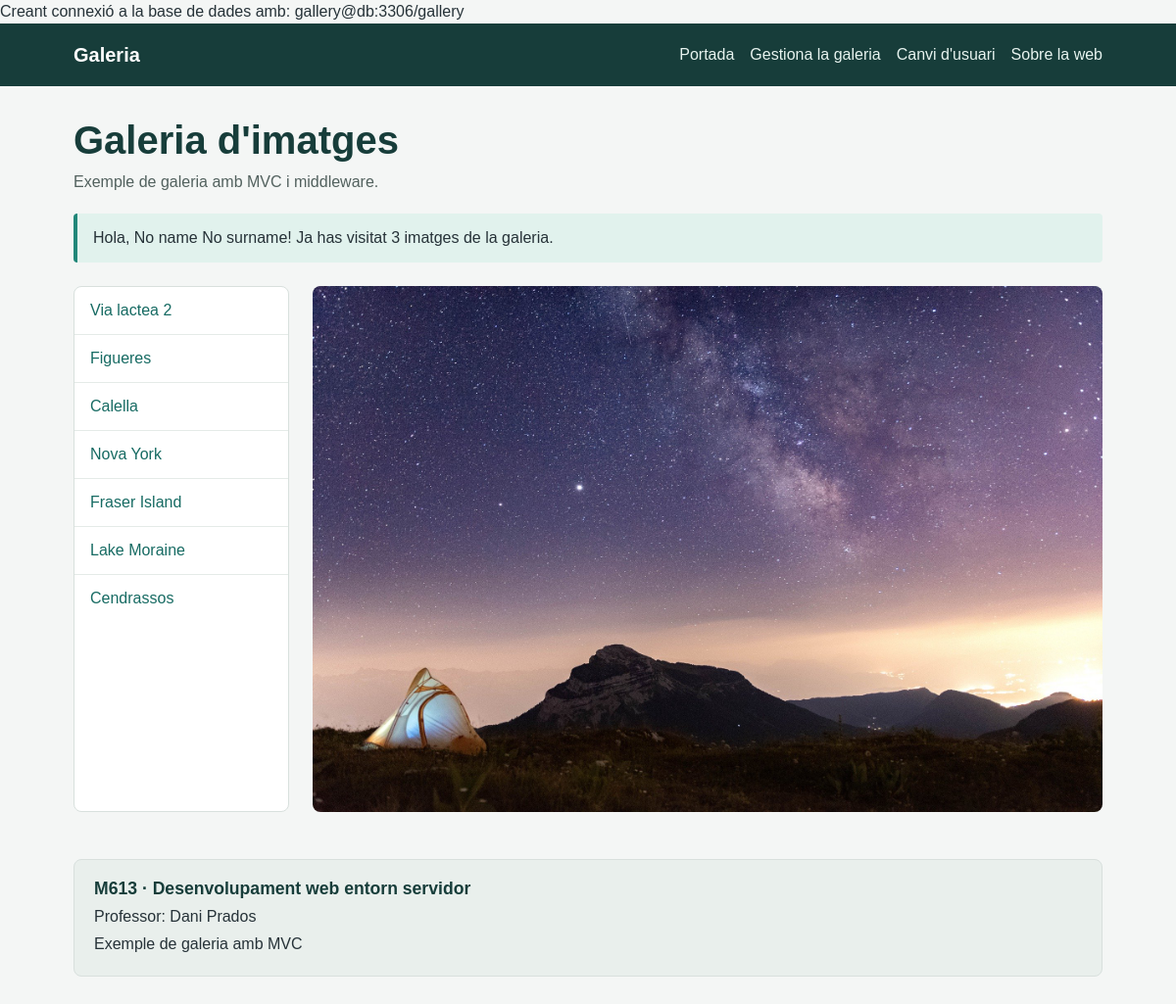
/gallery/public/index.php, run on the app's committed database.
### tables this page shows
CREATE TABLE `images` (
  `id` int NOT NULL AUTO_INCREMENT,
  `url` varchar(255) NOT NULL,
  `title` varchar(512) NOT NULL,
  `description` text NOT NULL,
  PRIMARY KEY (`id`)
);

### gallery/src/Emeset/Container.php (called while the page is built, shortened)
<?php
class Container
{
    public function __construct(array $config)
    {
        $this->config = $config;
    }
}

### gallery/public/index.php (called while the page is built, shortened)
<?php
 include "../src/controllers/ctrlIndex.php";
 include "../src/Models/Db.php";
 include "../src/Models/Images.php";
 include "../src/Emeset/Container.php";
 include "../src/Emeset/Request.php";
 include "../src/Emeset/Response.php";
 include "../src/Container.php";
 $request = new \Emeset\Request();
 $response = new \Emeset\Response();
 $container = new Container($config);
 $r = $request->get("INPUT_REQUEST", "r") ?? '';
 if($r == "do-login") {
     $response = ctrlDoLogin($request, $response, $container);
 } elseif($r == "login") {
     $response = ctrlLogin($request, $response, $container);
 } else if($r == "gallery-admin") {
     $response = ctrlGalleryAdmin($request, $response, $container);
 } else if($r == "image-new") {
     $response = ctrlImageNew($request, $response, $container);
 } else if($r == "image-edit") {
     $response = ctrlImageEdit($request, $response, $container);
 } else if($r == "image-delete") {
     $response = ctrlImageDelete($request, $response, $container);
 } else if($r == "image-store") {
     $response = ctrlImageStore($request, $response, $container);
 } else if($r == "image-update") {
     $response = ctrlImageUpdate($request, $response, $container);
 }  else if($r == "about") {
     $response = ctrlAbout($request, $response, $container);
 }  else if($r == "") {
     $response = ctrlIndex($request, $response, $container);
 }  else {
     echo "No existeix la ruta";
 }
 $response->execute();

### gallery/src/Emeset/Request.php (called while the page is built, shortened)
<?php
class Request
{
    public function get(int|string $input, string $id, int|string $filter = "FILTER_SANITIZE_STRING", int|array $options = 0): mixed
    {
        $result = false;
        if ($input === 'SESSION') {
            $result = null;
        } elseif ($input === 'FILES') {
            $result = null;
            if (isset($_FILES[$id])) {
                $result = $_FILES[$id];
            }
        } elseif ($input === "INPUT_REQUEST") {
            $result = null;
        } else {
            if ($filter == "FILTER_SANITIZE_STRING") {
                $result = filter_input($input, $id, FILTER_DEFAULT, $options);
            } else {
                $result = filter_input($input, $id, $filter, $options);
            }
        }
        return $result;
    }
}

### gallery/src/controllers/ctrlIndex.php (called while the page is built)
<?php
function ctrlIndex(\Emeset\Request $request, \Emeset\Response $response, Container $container): \Emeset\Response{
    $imagesModel = $container->Images();
    $images = $imagesModel->get();
    $name = $request->get("SESSION", "name") ?? "No name";
    $surname = $request->get("SESSION", "surname") ?? "No surname";
    $id = $request->get(INPUT_GET, "image") ?? false;
    if($id !== false){
        $current = $imagesModel->getById($id);
    } else {
        $current = $images[0];
    }
    $response->set("images", $images);
    $response->set("currentImage", $current);
    $response->set("name", $name);
    $response->set("surname", $surname);
    $response->setTemplate("home.php");
    return $response;
}

### gallery/src/Models/Db.php (called while the page is built, shortened)
<?php
class Db {
    private \PDO $db;
    public function __construct($user, $password, $dbName, $host = '127.0.0.1', $port = 3306)
    {
        $dsn = "mysql:dbname=$dbName;host=$host;port=$port";
        try {
            $this->db = new \PDO($dsn, $user, $password);
        } catch (\PDOException $e) {
            echo $dsn;
            die('Ha fallat la connexió: ' . $e->getMessage());
        }
    }
    public function getDb() : \PDO
    {
        return $this->db;
    }
}

### gallery/src/Models/Images.php (called while the page is built, shortened)
<?php
class Images
{
    public \PDO $sql;
    public function __construct(Db $db)
    {
        $this->sql = $db->getDb();
    }
    public function get(): array
    {
        $query = 'select id, url, title from images';
        $result = [];
        foreach ($this->sql->query($query, \PDO::FETCH_ASSOC) as $link) {
            $result[] = $link;
        }
        return $result;
    }
}

### gallery/src/views/home.php (the view, shortened to what this page needs)
<!doctype html>
<html lang="ca">
<head>
  <link rel="stylesheet" href="css/styles.css">
</head>
<body>
  <?php include "components/header.php"; ?>
  <main class="container">
    <h1 class="page-heading">Galeria d'imatges</h1>
    <p class="intro">Exemple de galeria amb MVC i middleware.</p>
    <p class="notice">Hola, <?= $name ?> <?= $surname ?>! Ja has visitat 3 imatges de la galeria.</p>
    <section class="gallery-layout" aria-label="Galeria">
      <nav class="image-list" aria-label="Selecciona una imatge">
        <?php foreach($images as $key => $image) { ?>
        <a href="index.php?image=<?= $image["id"] ?>"><?= $image["title"] ?></a>
        <?php } ?>
      </nav>
      <div>
        <img class="featured-image" src="img/<?= $currentImage["url"] ?>" alt="<?= $currentImage["title"] ?>">
      </div>
    </section>
  </main>
  <footer class="site-footer">
    <div class="footer-card">
      <h2>M613 · Desenvolupament web entorn servidor</h2>
      <p>Professor: Dani Prados</p>
      <p>Exemple de galeria amb MVC</p>
    </div>
  </footer>
</body>
</html>

### gallery/src/Container.php (shortened to what this page needs)
<?php
class Container extends \Emeset\Container {
    private $db;
    public function __construct($config)
    {
        echo "Creant connexió a la base de dades amb: " . $this->config["db"]["user"] . "@" . $this->config["db"]["host"] . ":" . $this->config["db"]["port"] . "/" . $this->config["db"]["dbname"] . "\n";
        $this->db = $this->Db();
    }
    public function Images() : \Models\Images
    {
        return new \Models\Images($this->db);
    }
    public function Db() : \Models\Db
    {
        return new \Models\Db(
            $this->config["db"]["user"],
            $this->config["db"]["password"],
            $this->config["db"]["dbname"],
            $this->config["db"]["host"],
            $this->config["db"]["port"]
        );
    }
}

### gallery/src/Emeset/Response.php (shortened to what this page needs)
<?php
class Response
{
    public array $values = [];
    public string $path;
    public ?string $template = null;
    public bool $redirect = false;
    public bool $json = false;
    public function __construct(string $path = "../src/views/")
    {
        $this->path = $path;
    }
    public function set(string $id, mixed $value): void
    {
        $this->values[$id] = $value;
    }
    public function setTemplate(string $p): void
    {
        $this->template = $p;
    }
    public function execute(): void
    {
        if ($this->redirect) {
        } elseif ($this->json) {
            echo json_encode($this->values);
        } else {
            include $this->path . $this->template;
        }
    }
}

### gallery/src/views/components/header.php
<header class="site-header">
    <nav class="navigation" aria-label="Navegació principal">
      <a class="brand" href="index.php">Galeria</a>
      <ul>
        <li><a href="index.php">Portada</a></li>
        <li><a href="index.php?r=gallery-admin">Gestiona la galeria</a></li>
        <li><a href="index.php?r=login">Canvi d'usuari</a></li>
        <li><a href="index.php?r=about">Sobre la web</a></li>
      </ul>
    </nav>
  </header>

### gallery/public/css/styles.css (style rules this page uses)
:root { font-family: Arial, Helvetica, sans-serif; color: #263238; background: #f4f6f5; }
* { box-sizing: border-box; }
body { margin: 0; line-height: 1.5; }
a { color: #176b63; }
.site-header { background: #173d3a; color: #fff; }
.navigation, .container { width: min(100% - 2rem, 1050px); margin: 0 auto; }
.navigation { display: flex; align-items: center; justify-content: space-between; gap: 1rem; min-height: 64px; }
.brand { color: #fff; font-size: 1.25rem; font-weight: bold; text-decoration: none; }
.navigation ul { display: flex; flex-wrap: wrap; gap: 1rem; margin: 0; padding: 0; list-style: none; }
.navigation a:not(.brand) { color: #e7f3ef; text-decoration: none; }
.container { padding: 2rem 0; }
.page-heading { margin: 0 0 0.5rem; color: #173d3a; font-size: clamp(1.8rem, 4vw, 2.5rem); line-height: 1.15; }
.intro { margin-top: 0; color: #52615e; }
.notice { margin: 1.25rem 0; padding: 0.8rem 1rem; border-left: 4px solid #218779; border-radius: 4px; background: #e1f2ed; }
.gallery-layout { display: grid; grid-template-columns: 220px minmax(0, 1fr); gap: 1.5rem; margin-top: 1.5rem; }
.image-list, .card, .content-panel, .footer-card { border: 1px solid #d8e0dd; border-radius: 8px; background: #fff; }
.image-list { overflow: hidden; }
.image-list a { display: block; padding: 0.75rem 1rem; border-bottom: 1px solid #e5ebe8; text-decoration: none; }
.image-list a:last-child { border-bottom: 0; }
.featured-image { display: block; width: 100%; max-height: 560px; border-radius: 8px; object-fit: cover; }
.form-card h2, .content-panel h2, .footer-card h2 { margin-top: 0; color: #173d3a; }
.site-footer { width: min(100% - 2rem, 1050px); margin: 1rem auto 2rem; }
.footer-card { padding: 1rem 1.25rem; background: #e9efec; }
.footer-card h2 { margin-bottom: 0.25rem; font-size: 1.1rem; }
.footer-card p { margin: 0.25rem 0; }

### data on the page
images: title "Via lactea 2", url (picture)
images: title "Figueres"
images: title "Calella"
images: title "Nova York"
images: title "Fraser Island"
images: title "Lake Moraine"
images: title "Cendrassos"

### other printed values
$this->config["db"]["user"] "gallery"
$this->config["db"]["host"] "db"
$this->config["db"]["port"] "3306"
$this->config["db"]["dbname"] "gallery"
$name "No name"
$surname "No surname"
